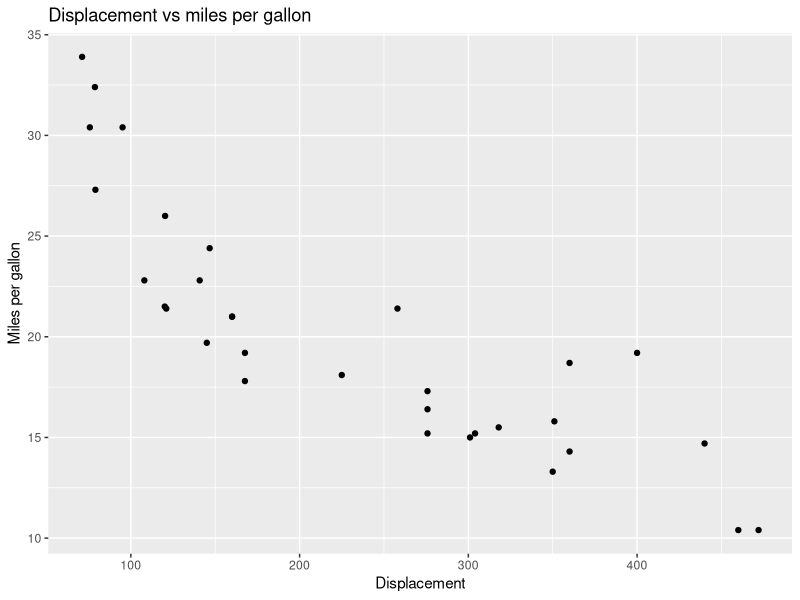
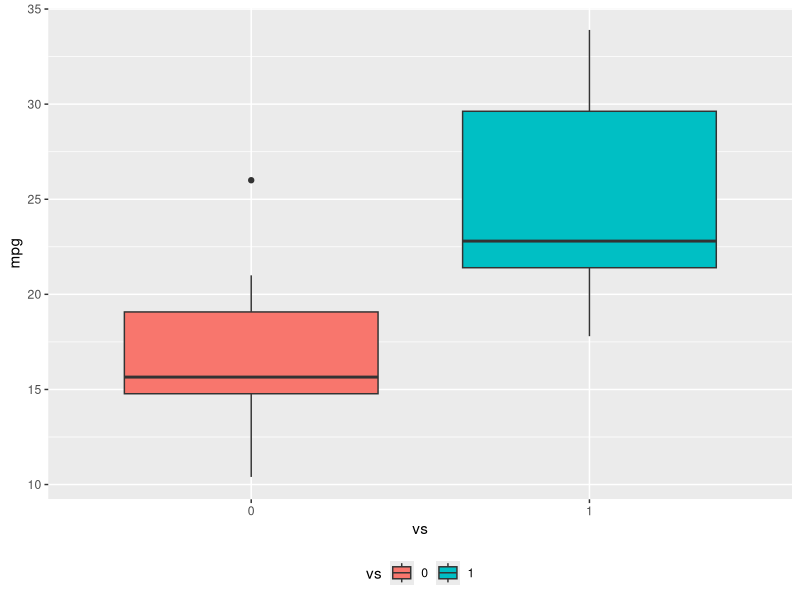
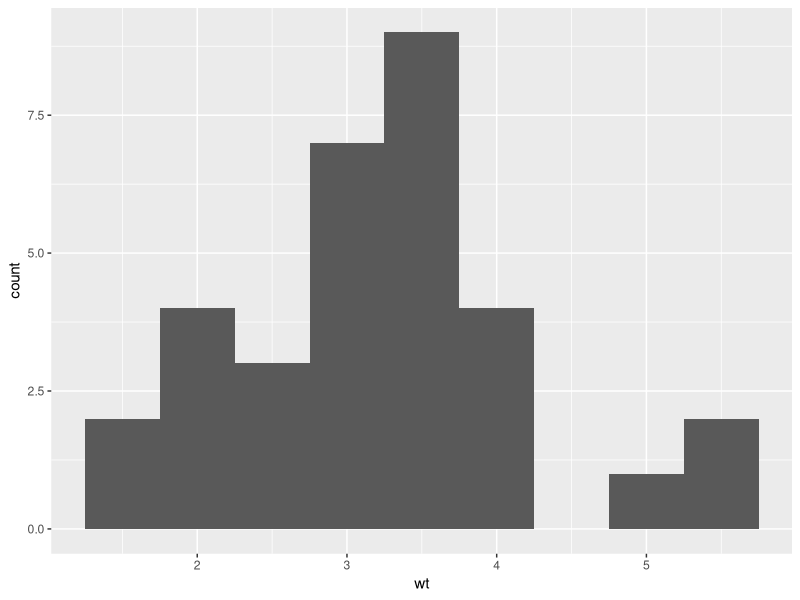

The R source for these figures, in order:
library(datasets)
data(mtcars)
head(mtcars,10)
?mtcars
library(ggplot2)
ggplot(aes(x=disp, y=mpg), data=mtcars) +geom_point()+ggtitle("Displacement vs miles per gallon") +labs(x="Displacement", y= "Miles per gallon")
mtcars$vs<-as.factor(mtcars$vs)
ggplot(aes(x = vs, y = mpg, fill = vs), data = mtcars) + geom_boxplot()+theme(legend.position = "bottom")
ggplot(aes(x=wt),data=mtcars) + geom_histogram(binwidth=0.5) 
